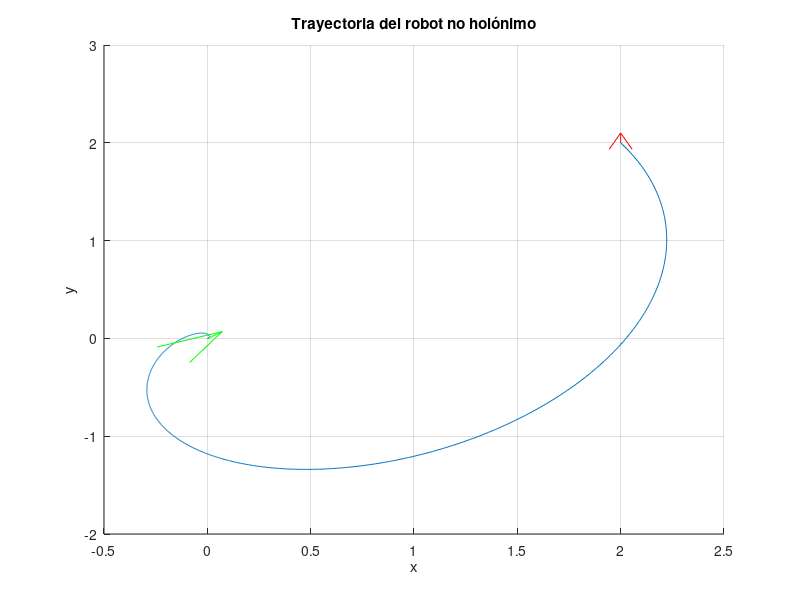
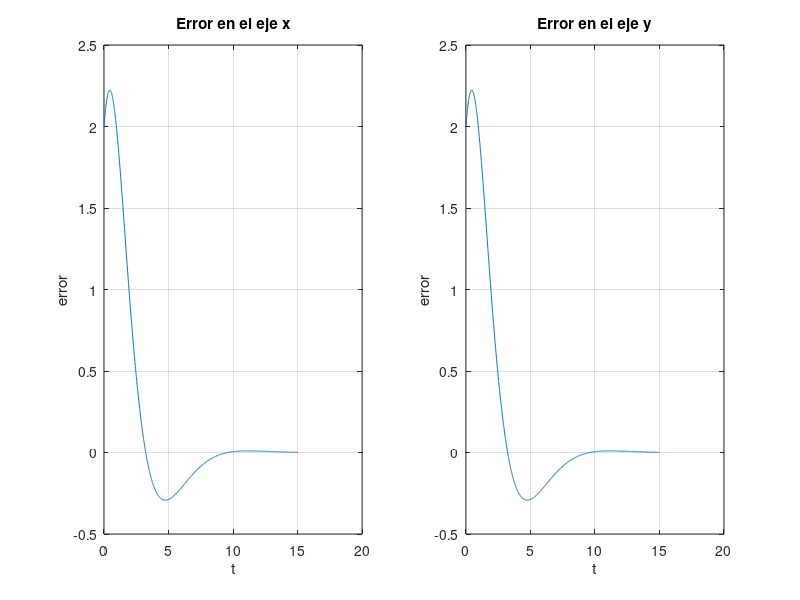
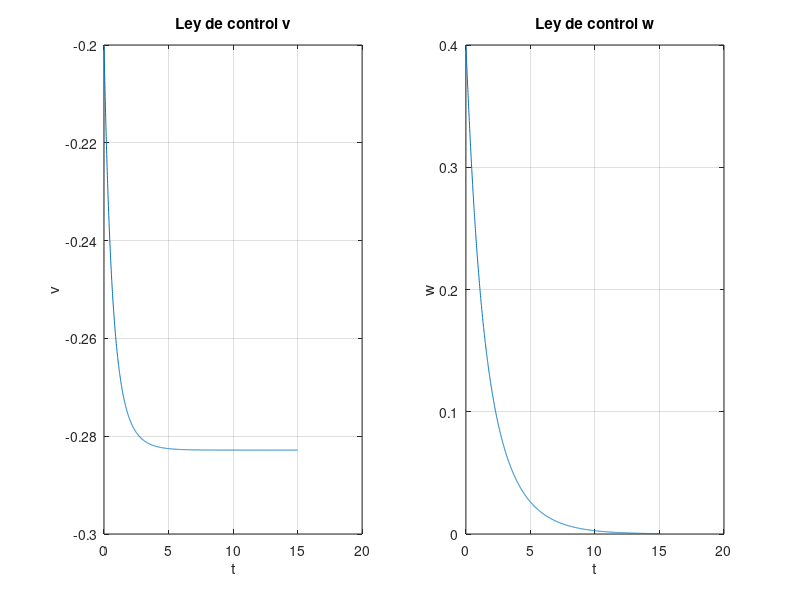

Recreate these plots in MATLAB, in order.
clc
clearvars
close all

% Parámetros iniciales
l = .5; % Distancia del centro del robot al punto de control
z = [2; 2]; % Condiciones iniciales
Angulo = 90; % Ángulo inicial ( en grados)
K = [0.1 0; 0 0.1]; % Ganancia del controlador (ajusta según sea necesario)


% Datos de la simulación
Dt = 0.01; % Periodo de muestreo
tiempo = 15; % Duración de la simulación en segundos
iteraciones = tiempo / Dt;

%Inicializar el angulo theta
theta=zeros(1,iteraciones+1);
theta(1,1)=deg2rad(Angulo);
% Inicializar trayectorias
z_hist = zeros(2, iteraciones+1);
z_hist(:, 1) = z;

% Inicializar trayectorias
v_hist = zeros(1,iteraciones);
% Inicializar trayectorias
w_hist = zeros(1,iteraciones);
% Simulación
for k = 1:iteraciones
    % Calcular la matriz M en cada iteración
    M = [cos(theta(k)) -l*sin(theta(k));
         sin(theta(k)) l*cos(theta(k))];
     
    % Controlador
    u = M \ (-K * z); % u = M^{-1}(-kz)
    
    % Actualizar el estado del sistema
    v = u(1);
    w = u(2);
    
    % Dinámica del sistema
    z(:,k+1) = z(:,k)-Dt*(M*z(:,k));
    theta(k+1) = theta(k)-Dt*(w*theta(k)) ; % Actualización del ángulo

    %Errores
    ex(k)=z(1,k);
    ey(k)=z(2,k);
    
    % Guardar el historial de posiciones
    z_hist(:, k+1) = z(:,k+1);
    v_hist(k)=v;
    w_hist(k)=w;
end

t=linspace(0,tiempo,iteraciones);

% Gráfica de resultados
figure;
hold on
plot(z_hist(1, :), z_hist(2, :));
quiver(z_hist(1, 1), z_hist(2, 1), cos(theta(1)), sin(theta(1)), 0.1, 'r', 'LineWidth', .1, 'MaxHeadSize', 1 );
quiver(z_hist(1, end), z_hist(2, end), cos(theta(end)), sin(theta(end)), 0.1, 'g', 'LineWidth', .1, 'MaxHeadSize', 2);
xlabel('x');
ylabel('y');
title('Trayectoria del robot no holónimo');
hold off
grid on;

figure
subplot(1,2,1)
plot(t,ex)
xlabel('t');
ylabel('error');
title('Error en el eje x');
grid on
subplot(1,2,2)
plot(t,ey)
plot(t,ex)
xlabel('t');
ylabel('error');
title('Error en el eje y');
grid on


figure
subplot(1,2,1)
plot(t,v_hist)
xlabel('t');
ylabel('v');
title('Ley de control v');
grid on
subplot(1,2,2)
plot(t,w_hist)
xlabel('t');
ylabel('w');
title('Ley de control w');
grid on
